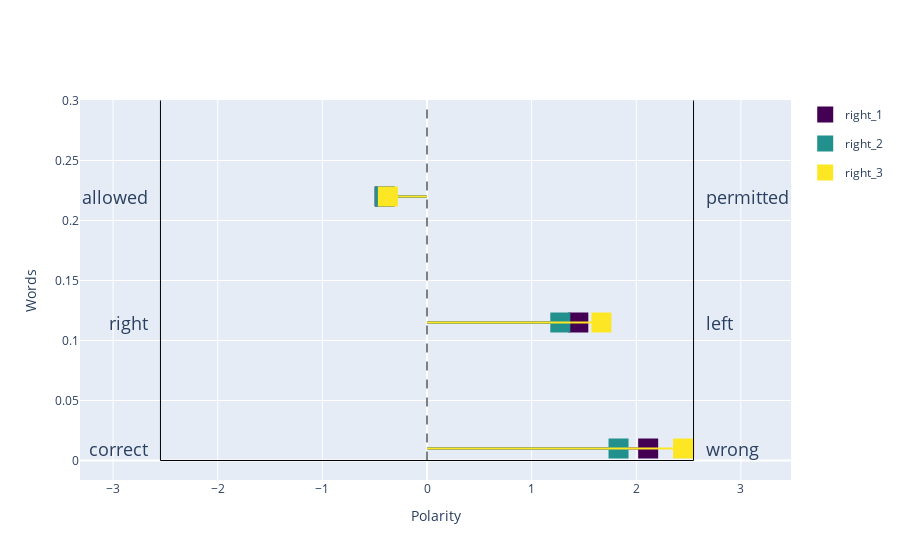

The cell this chart's notebook holds for it:
### Code cell
plotter = PolarityPlotter() 
plotter.plot_word_polarity(words, polar_dimensions)
plotter.plot_word_polarity_2d(words, polar_dimensions)
plotter.plot_word_polarity_polar_fig(words, polar_dimensions)
plotter.plot_descriptive_antonym_pairs(words, polar_dimensions, ['rain', 'book', 'tree', 'sun'], 3)

### Figure 1 — Plotly figure (JSON) as saved in the notebook; plotly's stock layout.template omitted (floating-point values rounded to 4 significant figures)
{"data": [{"legendgroup": "right_1", "marker": {"color": "rgb(68, 1, 84)", "size": 20, "symbol": "square"}, "mode": "markers", "name": "right_1", "showlegend": true, "type": "scatter", "x": [2.114], "y": [0.01]}, {"legendgroup": "right_1", "line": {"color": "rgb(68, 1, 84)", "width": 2}, "mode": "lines", "showlegend": false, "type": "scatter", "x": [2.114, 0], "y": [0.01, 0.01]}, {"legendgroup": "right_2", "marker": {"color": "rgb(34, 144, 140)", "size": 20, "symbol": "square"}, "mode": "markers", "name": "right_2", "showlegend": true, "type": "scatter", "x": [1.831], "y": [0.01]}, {"legendgroup": "right_2", "line": {"color": "rgb(34, 144, 140)", "width": 2}, "mode": "lines", "showlegend": false, "type": "scatter", "x": [1.831, 0], "y": [0.01, 0.01]}, {"legendgroup": "right_3", "marker": {"color": "rgb(253, 231, 37)", "size": 20, "symbol": "square"}, "mode": "markers", "name": "right_3", "showlegend": true, "type": "scatter", "x": [2.447], "y": [0.01]}, {"legendgroup": "right_3", "line": {"color": "rgb(253, 231, 37)", "width": 2}, "mode": "lines", "showlegend": false, "type": "scatter", "x": [2.447, 0], "y": [0.01, 0.01]}, {"legendgroup": "right_1", "marker": {"color": "rgb(68, 1, 84)", "size": 20, "symbol": "square"}, "mode": "markers", "name": "right_1", "showlegend": false, "type": "scatter", "x": [1.446], "y": [0.115]}, {"legendgroup": "right_1", "line": {"color": "rgb(68, 1, 84)", "width": 2}, "mode": "lines", "showlegend": false, "type": "scatter", "x": [1.446, 0], "y": [0.115, 0.115]}, {"legendgroup": "right_2", "marker": {"color": "rgb(34, 144, 140)", "size": 20, "symbol": "square"}, "mode": "markers", "name": "right_2", "showlegend": false, "type": "scatter", "x": [1.274], "y": [0.115]}, {"legendgroup": "right_2", "line": {"color": "rgb(34, 144, 140)", "width": 2}, "mode": "lines", "showlegend": false, "type": "scatter", "x": [1.274, 0], "y": [0.115, 0.115]}, {"legendgroup": "right_3", "marker": {"color": "rgb(253, 231, 37)", "size": 20, "symbol": "square"}, "mode": "markers", "name": "right_3", "showlegend": false, "type": "scatter", "x": [1.667], "y": [0.115]}, {"legendgroup": "right_3", "line": {"color": "rgb(253, 231, 37)", "width": 2}, "mode": "lines", "showlegend": false, "type": "scatter", "x": [1.667, 0], "y": [0.115, 0.115]}, {"legendgroup": "right_1", "marker": {"color": "rgb(68, 1, 84)", "size": 20, "symbol": "square"}, "mode": "markers", "name": "right_1", "showlegend": false, "type": "scatter", "x": [-0.4055], "y": [0.22]}, {"legendgroup": "right_1", "line": {"color": "rgb(68, 1, 84)", "width": 2}, "mode": "lines", "showlegend": false, "type": "scatter", "x": [-0.4055, 0], "y": [0.22, 0.22]}, {"legendgroup": "right_2", "marker": {"color": "rgb(34, 144, 140)", "size": 20, "symbol": "square"}, "mode": "markers", "name": "right_2", "showlegend": false, "type": "scatter", "x": [-0.402], "y": [0.22]}, {"legendgroup": "right_2", "line": {"color": "rgb(34, 144, 140)", "width": 2}, "mode": "lines", "showlegend": false, "type": "scatter", "x": [-0.402, 0], "y": [0.22, 0.22]}, {"legendgroup": "right_3", "marker": {"color": "rgb(253, 231, 37)", "size": 20, "symbol": "square"}, "mode": "markers", "name": "right_3", "showlegend": false, "type": "scatter", "x": [-0.3738], "y": [0.22]}, {"legendgroup": "right_3", "line": {"color": "rgb(253, 231, 37)", "width": 2}, "mode": "lines", "showlegend": false, "type": "scatter", "x": [-0.3738, 0], "y": [0.22, 0.22]}], "layout": {"annotations": [{"font": {"size": 18}, "showarrow": false, "text": "correct", "x": -2.647, "xanchor": "right", "xref": "x", "y": 0.01, "yref": "y"}, {"font": {"size": 18}, "showarrow": false, "text": "wrong", "x": 2.647, "xanchor": "left", "xref": "x", "y": 0.01, "yref": "y"}, {"font": {"size": 18}, "showarrow": false, "text": "right", "x": -2.647, "xanchor": "right", "xref": "x", "y": 0.115, "yref": "y"}, {"font": {"size": 18}, "showarrow": false, "text": "left", "x": 2.647, "xanchor": "left", "xref": "x", "y": 0.115, "yref": "y"}, {"font": {"size": 18}, "showarrow": false, "text": "allowed", "x": -2.647, "xanchor": "right", "xref": "x", "y": 0.22, "yref": "y"}, {"font": {"size": 18}, "showarrow": false, "text": "permitted", "x": 2.647, "xanchor": "left", "xref": "x", "y": 0.22, "yref": "y"}], "autosize": true, "shapes": [{"line": {"color": "black", "width": 1}, "type": "line", "x0": -2.547, "x1": 2.547, "y0": 0, "y1": 0}, {"line": {"color": "black", "width": 1}, "type": "line", "x0": -2.547, "x1": -2.547, "y0": 0, "y1": 0.3}, {"line": {"color": "black", "width": 1}, "type": "line", "x0": 2.547, "x1": 2.547, "y0": 0, "y1": 0.3}, {"line": {"color": "black", "dash": "dash", "width": 1}, "type": "line", "x0": 0, "x1": 0, "y0": 0, "y1": 0.3}], "xaxis": {"anchor": "y", "autorange": true, "domain": [0, 1], "range": [-3.337, 3.524], "title": {"text": "Polarity"}, "type": "linear"}, "yaxis": {"anchor": "x", "autorange": true, "domain": [0, 1], "range": [-0.02946, 0.3009], "title": {"text": "Words"}, "type": "linear"}}}
